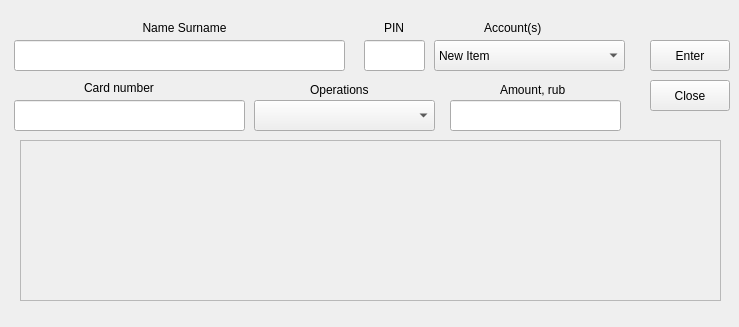
<?xml version="1.0" encoding="UTF-8"?>
<ui version="4.0">
 <class>ClientWindow</class>
 <widget class="QMainWindow" name="ClientWindow">
  <property name="geometry">
   <rect>
    <x>0</x>
    <y>0</y>
    <width>739</width>
    <height>327</height>
   </rect>
  </property>
  <property name="windowTitle">
   <string>ClientWindow</string>
  </property>
  <widget class="QWidget" name="centralWidget">
   <widget class="QPushButton" name="pushButton_enter">
    <property name="geometry">
     <rect>
      <x>650</x>
      <y>40</y>
      <width>80</width>
      <height>31</height>
     </rect>
    </property>
    <property name="text">
     <string>Enter</string>
    </property>
   </widget>
   <widget class="QLineEdit" name="lineEdit_nameSurname">
    <property name="geometry">
     <rect>
      <x>14</x>
      <y>40</y>
      <width>331</width>
      <height>31</height>
     </rect>
    </property>
    <property name="inputMask">
     <string/>
    </property>
    <property name="text">
     <string/>
    </property>
    <property name="maxLength">
     <number>64</number>
    </property>
    <property name="alignment">
     <set>Qt::AlignRight|Qt::AlignTrailing|Qt::AlignVCenter</set>
    </property>
   </widget>
   <widget class="QLineEdit" name="lineEdit_cardNumber">
    <property name="geometry">
     <rect>
      <x>14</x>
      <y>100</y>
      <width>231</width>
      <height>31</height>
     </rect>
    </property>
    <property name="maxLength">
     <number>18</number>
    </property>
    <property name="alignment">
     <set>Qt::AlignRight|Qt::AlignTrailing|Qt::AlignVCenter</set>
    </property>
   </widget>
   <widget class="QLineEdit" name="lineEdit_pin">
    <property name="geometry">
     <rect>
      <x>364</x>
      <y>40</y>
      <width>61</width>
      <height>31</height>
     </rect>
    </property>
    <property name="maxLength">
     <number>4</number>
    </property>
    <property name="alignment">
     <set>Qt::AlignRight|Qt::AlignTrailing|Qt::AlignVCenter</set>
    </property>
   </widget>
   <widget class="QComboBox" name="comboBox_account">
    <property name="geometry">
     <rect>
      <x>434</x>
      <y>40</y>
      <width>191</width>
      <height>31</height>
     </rect>
    </property>
    <property name="currentText">
     <string>New Item</string>
    </property>
    <item>
     <property name="text">
      <string>New Item</string>
     </property>
    </item>
   </widget>
   <widget class="QComboBox" name="comboBox_operation">
    <property name="geometry">
     <rect>
      <x>254</x>
      <y>100</y>
      <width>181</width>
      <height>31</height>
     </rect>
    </property>
   </widget>
   <widget class="QLabel" name="label">
    <property name="geometry">
     <rect>
      <x>124</x>
      <y>20</y>
      <width>121</width>
      <height>16</height>
     </rect>
    </property>
    <property name="cursor">
     <cursorShape>ArrowCursor</cursorShape>
    </property>
    <property name="locale">
     <locale language="Russian" country="Russia"/>
    </property>
    <property name="text">
     <string>Name Surname</string>
    </property>
    <property name="alignment">
     <set>Qt::AlignCenter</set>
    </property>
   </widget>
   <widget class="QScrollArea" name="scrollArea">
    <property name="geometry">
     <rect>
      <x>20</x>
      <y>140</y>
      <width>701</width>
      <height>161</height>
     </rect>
    </property>
    <property name="widgetResizable">
     <bool>true</bool>
    </property>
    <widget class="QWidget" name="scrollAreaWidgetContents">
     <property name="geometry">
      <rect>
       <x>0</x>
       <y>0</y>
       <width>699</width>
       <height>159</height>
      </rect>
     </property>
     <property name="mouseTracking">
      <bool>true</bool>
     </property>
    </widget>
   </widget>
   <widget class="QPushButton" name="pushButton_close">
    <property name="geometry">
     <rect>
      <x>650</x>
      <y>80</y>
      <width>80</width>
      <height>31</height>
     </rect>
    </property>
    <property name="text">
     <string>Close</string>
    </property>
   </widget>
   <widget class="QLabel" name="label_2">
    <property name="geometry">
     <rect>
      <x>384</x>
      <y>20</y>
      <width>31</width>
      <height>16</height>
     </rect>
    </property>
    <property name="text">
     <string>PIN</string>
    </property>
   </widget>
   <widget class="QLabel" name="label_3">
    <property name="geometry">
     <rect>
      <x>84</x>
      <y>80</y>
      <width>91</width>
      <height>16</height>
     </rect>
    </property>
    <property name="text">
     <string>Card number</string>
    </property>
   </widget>
   <widget class="QLabel" name="label_4">
    <property name="geometry">
     <rect>
      <x>484</x>
      <y>20</y>
      <width>81</width>
      <height>16</height>
     </rect>
    </property>
    <property name="text">
     <string>Account(s)</string>
    </property>
   </widget>
   <widget class="QLabel" name="label_5">
    <property name="geometry">
     <rect>
      <x>310</x>
      <y>80</y>
      <width>71</width>
      <height>20</height>
     </rect>
    </property>
    <property name="text">
     <string>Operations</string>
    </property>
   </widget>
   <widget class="QLineEdit" name="lineEdit_amount">
    <property name="geometry">
     <rect>
      <x>450</x>
      <y>100</y>
      <width>171</width>
      <height>31</height>
     </rect>
    </property>
    <property name="inputMask">
     <string/>
    </property>
    <property name="maxLength">
     <number>15</number>
    </property>
    <property name="alignment">
     <set>Qt::AlignRight|Qt::AlignTrailing|Qt::AlignVCenter</set>
    </property>
   </widget>
   <widget class="QLabel" name="label_6">
    <property name="geometry">
     <rect>
      <x>500</x>
      <y>80</y>
      <width>91</width>
      <height>20</height>
     </rect>
    </property>
    <property name="text">
     <string>Amount, rub</string>
    </property>
   </widget>
  </widget>
 </widget>
 <layoutdefault spacing="6" margin="11"/>
 <resources/>
 <connections/>
</ui>
